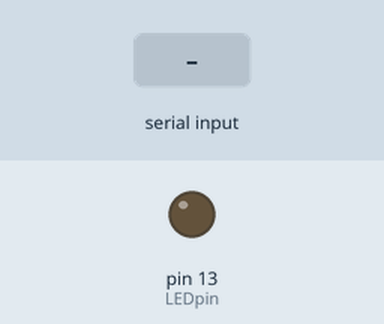
Recording of a sketch running on a simulated Arduino Uno, built with avr-gcc and run on an emulated ATmega328P. Shown: output pins drawn as LEDs (lit = HIGH). Dashed ring = blinking. The test bench sets the inputs (shaded band). What the sketch prints to the serial monitor is not drawn.

Above: at 1.2 s.
1.3 s: ".\n" received over Serial
At 1.52 s:
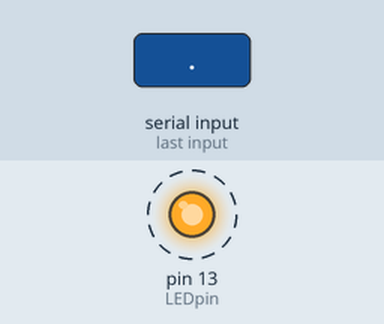
4.3 s: "1\n" received over Serial
At 4.82 s:
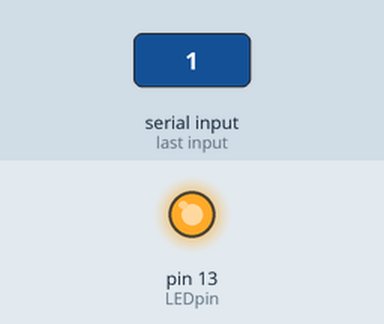
7.3 s: "0\n" received over Serial
At 11.4 s:
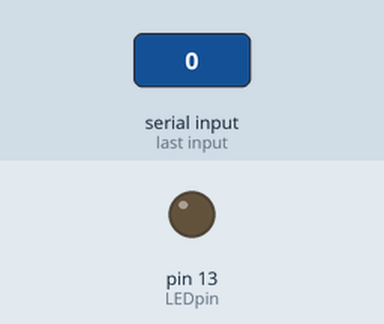
Timing chart, 0 to 12.9 s (numbered marks = the images above; inputs shaded):
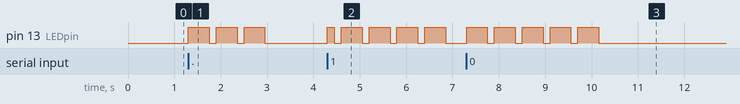

Measured:
- after the input at 1.3 s, pin 13 (LEDpin): alternates HIGH for 0.45 s and LOW for 0.15 s, 6 changes in all, then stays LOW, starting at once
- after the input at 4.3 s, pin 13 (LEDpin): LOW → HIGH at once, then repeats every 0.60 s: LOW 0.15 s, HIGH 0.45 s
- after the input at 7.3 s, pin 13 (LEDpin): alternates HIGH for 0.45 s and LOW for 0.15 s, 10 changes in all, then stays LOW, starting at once

The sketch:

Lab_3.ino
```cpp
char charecters[] = {'a', 'b', 'c', 'd', 'e', 'f', 'g', 'h', 'i', 'j', 'k', 'l', 'm', 'n', 'o', 'p', 'q', 'r', 's', 't', 'u', 'v', 'w', 'x', 'y', 'z', '0', '1', '2', '3', '4', '5', '6', '7', '8', '9', '!', '"', '$', '&', '(', ')', '_', '+', '=', '-', ':', ';', '@', '\'', ',', '.', '/', '?', ' '};
char* morse[] = {".-", "-...", "-.-.", "-..", ".", "..-.", "--.", "....", "..", ".---", "-.-", ".-..", "--", "-.", "---", ".--.", "--.-", ".-.", "...", "-", "..-", "...-", ".--", "-..-", "-.--", "--..", "-----", ".----", "..---", "...--", "....-", ".....", "-....", "--...", "---..", "----.", "-·-·--", "·-··-·", "···-··-", "·-···", "-·--·", "-·--·-", "··--·-", "·-·-·", "-···-", "-····-", "---···", "-·-·-·", "·--·-·", "·----·", "--··--", "·-·-·-", "-··-·", "··--··", " "};
int len = 55;

int LEDpin = 13;

int dotLen = 150;	// Speed can be adjusted here
int dashLen = dotLen * 3;
int elemGap = dotLen;
int charGap = dotLen * 2;
int Space = dotLen * 6;

char charDelimiter = '@'; //to seperate chars

String inputString = "";
boolean stringComplete = false;

void setup() {
  Serial.begin(9600);
  pinMode(LEDpin, OUTPUT);
  inputString.reserve(200);
}

void loop() {
  serialEvent();
  if (stringComplete) {
    Serial.println(inputString);
    String code = toMorse(inputString);
    //Serial.println(code);
    Display(code);
    inputString = "";
    stringComplete = false;
  }
}

String toMorse(String inputString) {
  inputString.toLowerCase();
  int inputString_len = inputString.length() + 1;
  char char_array[inputString_len];
  inputString.toCharArray(char_array, inputString_len);
  String finalcode = "";
  for (int i = 0; i < inputString_len; i++) {
    for (int n = 0; n < len; n++) {
      if (char_array[i] == charecters[n] )
      {
        finalcode += morse[n];
        finalcode += charDelimiter;
      }
    }
  }
  return finalcode;
}

String toString(String code) {
  /* TO DO*/
  return "";
}

void Display(String code) {
  int code_len = code.length() + 1;
  char code_array[code_len];
  code.toCharArray(code_array, code_len);
  for (int i = 0; i < code_len; i++) {
    if (code_array[i] == '.')
    {
      digitalWrite(LEDpin, HIGH);
      delay(dotLen);
	  //Buzz here till dotLen
      digitalWrite(LEDpin, LOW);
      delay(elemGap);
      Serial.print(code_array[i]);
    }
    else if (code_array[i] == '-')
    {
      digitalWrite(LEDpin, HIGH);
      delay(dashLen);
	  //Buzz here till dashLen
      digitalWrite(LEDpin, LOW);
      delay(elemGap);
      Serial.print(code_array[i]);
    }
    else if (code_array[i] == ' ')
    {
      delay(Space);
      Serial.print("   ");
    }
    else if (code_array[i] == charDelimiter)
    {
      delay(charGap);
      Serial.print(" ");
    }
  }
  Serial.println();
  Serial.println("Ready");
}
void serialEvent() {
  while (Serial.available()) {
    char inChar = (char)Serial.read();
    inputString += inChar;
    if (inChar == '\n') {
      stringComplete = true;
    }
  }
}
```
